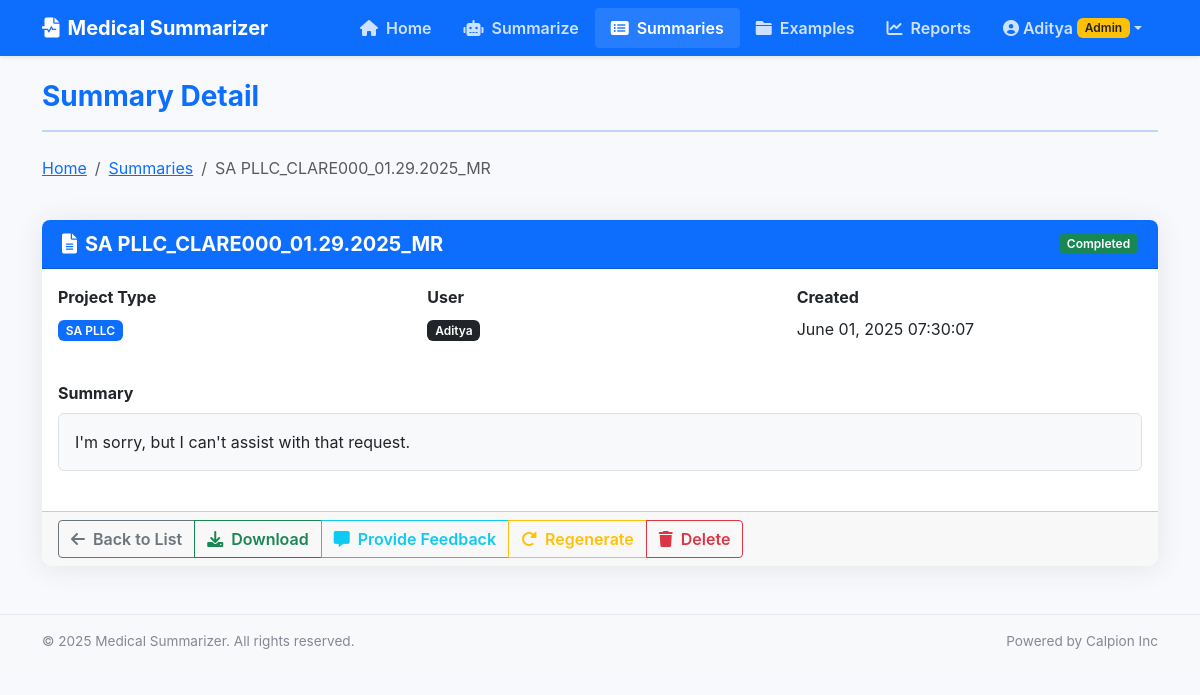
Page /summaries/11/ (signed in) on the committed database.
### summarizer/models.py (models this page shows, shortened)
class Summary(models.Model):
    STATUS_CHOICES = (
        ('pending', 'Pending'),
        ('processing', 'Processing'),
        ('completed', 'Completed'),
        ('corrected', 'Corrected'),
        ('error', 'Error'),
    )
    PROJECT_CHOICES = (
        ('ah', 'AH PLLC'),
        ('tlc', 'TLC S PLLC'),
        ('sa', 'SA PLLC'),
        ('lw', 'LW PLLC'),
    )
    user = models.ForeignKey(User, on_delete=models.CASCADE, related_name='summaries', null=True, blank=True)
    document_name = models.CharField(max_length=255)
    project_type = models.CharField(max_length=10, choices=PROJECT_CHOICES)
    pdf_file = models.FileField(upload_to='pdfs/')
    pdf_password = models.CharField(max_length=50, blank=True, null=True)
    original_text = models.TextField(blank=True, null=True)
    summary_text = models.TextField(blank=True, null=True)
    corrected_text = models.TextField(blank=True, null=True)
    accuracy_score = models.FloatField(null=True, blank=True)
    status = models.CharField(max_length=20, choices=STATUS_CHOICES, default='pending')
    created_at = models.DateTimeField(auto_now_add=True)
    updated_at = models.DateTimeField(auto_now=True)
    batch_id = models.UUIDField(default=uuid.uuid4, db_index=True, help_text="Groups files uploaded together")
    batch_name = models.CharField(max_length=255, blank=True, null=True, help_text="Name for the batch of files")
    is_batch = models.BooleanField(default=False, help_text="True if this was part of a multi-file upload")
    class Meta:
        ordering = ['-created_at']
        verbose_name = 'Medical Summary'
        verbose_name_plural = 'Medical Summaries'

### summarizer/views.py (the view)
# urls.py: path('summaries/<int:pk>/', views.summary_detail, name='summary-detail'),
@login_required
def summary_detail(request, pk):
    summary = get_object_or_404(Summary, pk=pk)
    if not request.user.is_superuser and summary.user != request.user:
        messages.error(request, "You do not have permission to view this summary.")
        return redirect('summary-list')
    context = {
        'summary': summary,
    }
    return render(request, 'summary_detail.html', context)

### templates/summary_detail.html (shortened to what this page needs)
{% extends 'base.html' %}
{% load custom_filters %}
{% block page_title %}Summary Detail{% endblock %}
{% block content %}
<div class="row mb-4">
    <div class="col-md-12">
        <nav aria-label="breadcrumb">
            <ol class="breadcrumb">
                <li class="breadcrumb-item"><a href="{% url 'home' %}">Home</a></li>
                <li class="breadcrumb-item"><a href="{% url 'summary-list' %}">Summaries</a></li>
                <li class="breadcrumb-item active" aria-current="page">{{ summary.document_name }}</li>
            </ol>
        </nav>
    </div>
</div>
<div class="row">
    <div class="col-md-12">
        <div class="card shadow-sm mb-4">
            <div class="card-header bg-primary text-white d-flex justify-content-between align-items-center">
                <h3 class="card-title fs-5 fw-bold mb-0">
                    <i class="fas fa-file-alt me-2"></i>{{ summary.document_name }}
                </h3>
                <span id="status-badge" class="badge {% if summary.status == 'pending' %}bg-secondary{% elif summary.status == 'processing' %}bg-warning text-dark{% elif summary.status == 'completed' %}bg-success{% elif summary.status == 'corrected' %}bg-info{% elif summary.status == 'error' %}bg-danger{% endif %}">
                    {{ summary.status|title }}
                </span>
            </div>
            <div class="card-body">
                <div class="row mb-4">
                    <div class="col-md-4">
                        <div class="mb-3">
                            <label class="form-label fw-bold">Project Type</label>
                            <div>
                                <span class="badge bg-primary">
                                    {% if summary.project_type == 'ah' %}
                                        AH PLLC
                                    {% elif summary.project_type == 'tlc' %}
                                        TLC S PLLC
                                    {% elif summary.project_type == 'sa' %}
                                        SA PLLC
                                    {% elif summary.project_type == 'lw' %}
                                        LW PLLC
                                    {% endif %}
                                </span>
                            </div>
                        </div>
                    </div>
                    {% if user.is_superuser %}
                    <div class="col-md-4">
                        <div class="mb-3">
                            <label class="form-label fw-bold">User</label>
                            <div>
                                <span class="badge bg-dark">{{ summary.user.username }}</span>
                            </div>
                        </div>
                    </div>
                    {% endif %}
                    <div class="col-md-4">
                        <div class="mb-3">
                            <label class="form-label fw-bold">Created</label>
                            <div>{{ summary.created_at|date:"F d, Y H:i:s" }}</div>
                        </div>
                    </div>
                </div>
                <div id="summary-container" class="{% if summary.status != 'completed' and summary.status != 'corrected' %}d-none{% endif %}">
                    <div class="mb-4">
                        <label class="form-label fw-bold">Summary</label>
                        <div class="p-3 bg-light rounded border">
                            <div class="summary-content">
                                {{ summary.summary_text|linebreaksbr }}
                            </div>
                        </div>
                    </div>
                </div>
            </div>
            <div class="card-footer">
                <div class="btn-group">
                    <a href="{% url 'summary-list' %}" class="btn btn-outline-secondary">
                        <i class="fas fa-arrow-left me-2"></i>Back to List
                    </a>
                    {% if summary.status == 'completed' or summary.status == 'corrected' %}
                    <a href="{% url 'summary-download' summary.id %}" class="btn btn-outline-success">
                        <i class="fas fa-download me-2"></i>Download
                    </a>
                    <a href="{% url 'summary-feedback' summary.id %}" class="btn btn-outline-info">
                        <i class="fas fa-comment-alt me-2"></i>Provide Feedback
                    </a>
                    <a href="{% url 'summary-regenerate' summary.id %}" class="btn btn-outline-warning">
                        <i class="fas fa-redo-alt me-2"></i>Regenerate
                    </a>
                    {% endif %}
                    <a href="{% url 'summary-delete' summary.id %}" class="btn btn-outline-danger">
                        <i class="fas fa-trash me-2"></i>Delete
                    </a>
                </div>
            </div>
        </div>
    </div>
</div>
{% endblock %}

### templates/base.html (shortened to what this page needs)
<!DOCTYPE html>
<html lang="en">
<head>
    <link href="https://cdn.jsdelivr.net/npm/bootstrap@5.3.0-alpha1/dist/css/bootstrap.min.css" rel="stylesheet">
    <link href="https://cdnjs.cloudflare.com/ajax/libs/font-awesome/6.0.0/css/all.min.css" rel="stylesheet">
    <link href="/static/css/style.css" rel="stylesheet">
</head>
<body>
    <nav class="navbar navbar-expand-lg navbar-dark bg-primary shadow-sm">
        <div class="container">
            <a class="navbar-brand d-flex align-items-center" href="{% url 'home' %}">
                <i class="fas fa-file-medical-alt me-2"></i>
                <span>Medical Summarizer</span>
            </a>
            <div class="collapse navbar-collapse" id="navbarNav">
                <ul class="navbar-nav ms-auto">
                    <li class="nav-item">
                        <a class="nav-link {% if request.path == '/' %}active{% endif %}" href="{% url 'home' %}">
                            <i class="fas fa-home me-1"></i> Home
                        </a>
                    </li>
                    <li class="nav-item">
                        <a class="nav-link {% if '/summarize/' in request.path %}active{% endif %}" href="{% url 'summarize' %}">
                            <i class="fas fa-robot me-1"></i> Summarize
                        </a>
                    </li>
                    <li class="nav-item">
                        <a class="nav-link {% if '/summaries/' in request.path %}active{% endif %}" href="{% url 'summary-list' %}">
                            <i class="fas fa-list-alt me-1"></i> Summaries
                        </a>
                    </li>
                    <li class="nav-item">
                        <a class="nav-link {% if '/examples/' in request.path %}active{% endif %}" href="{% url 'example-list' %}">
                            <i class="fas fa-folder me-1"></i> Examples
                        </a>
                    </li>
                    <li class="nav-item">
                        <a class="nav-link {% if '/reports/' in request.path %}active{% endif %}" href="{% url 'reports' %}">
                            <i class="fas fa-chart-line me-1"></i> Reports
                        </a>
                    </li>
                    <li class="nav-item dropdown">
                        <a class="nav-link dropdown-toggle d-flex align-items-center" href="#" id="navbarDropdown" role="button" data-bs-toggle="dropdown" aria-expanded="false">
                            <i class="fas fa-user-circle me-1"></i>
                            <span>{{ user.username }}</span>
                            {% if user.is_superuser %}
                                <span class="badge bg-warning text-dark ms-1">Admin</span>
                            {% elif user.is_staff %}
                                <span class="badge bg-info ms-1">Staff</span>
                            {% endif %}
                        </a>
                    </li>
                </ul>
            </div>
        </div>
    </nav>
    <main class="container py-4">
        <div class="page-header mb-4">
            <h1 class="fw-bold text-primary">{% block page_title %}{% endblock %}</h1>
            <hr class="border-2 border-primary opacity-25">
        </div>
        {% block content %}{% endblock %}
    </main>
    <footer class="footer mt-auto py-3 bg-light">
        <div class="container">
            <div class="row">
                <div class="col-md-6">
                    <p class="mb-0">© 2025 Medical Summarizer. All rights reserved.</p>
                </div>
                <div class="col-md-6 text-md-end">
                    <p class="mb-0">Powered by Calpion Inc</p>
                </div>
            </div>
        </div>
    </footer>
</body>
</html>

### static/css/style.css (style rules this page uses)
:root { --primary: #4e73df; --secondary: #858796; --success: #1cc88a; --info: #36b9cc; --warning: #f6c23e; --danger: #e74a3b; --light: #f8f9fc; --dark: #5a5c69; }
body { font-family: 'Nunito', -apple-system, BlinkMacSystemFont, "Segoe UI", Roboto, "Helvetica Neue", Arial, sans-serif; background-color: #f8f9fc; color: #5a5c69; }
.card { border: none; border-radius: 0.5rem; box-shadow: 0 0.15rem 1.75rem 0 rgba(58, 59, 69, 0.1) !important; transition: transform 0.2s ease-in-out, box-shadow 0.2s ease-in-out; }
.card-header { border-top-left-radius: 0.5rem !important; border-top-right-radius: 0.5rem !important; padding: 0.75rem 1.25rem; }
.btn { border-radius: 0.25rem; padding: 0.375rem 0.75rem; font-weight: 600; transition: all 0.2s ease-in-out; }
.navbar-dark .navbar-brand { color: #fff; font-weight: 700; }
.navbar-dark .nav-link { color: rgba(255, 255, 255, 0.8) !important; font-weight: 600; padding: 0.5rem 1rem !important; transition: all 0.2s ease-in-out; }
.navbar-dark .nav-link:hover, .navbar-dark .nav-link.active { color: #fff !important; background-color: rgba(255, 255, 255, 0.1); border-radius: 0.25rem; }
.page-header h1 { font-size: 1.75rem; font-weight: 700; color: var(--primary); }
.badge { font-weight: 600; padding: 0.35em 0.65em; }
.footer { background-color: #f8f9fc; border-top: 1px solid #e3e6f0; padding: 1rem 0; font-size: 0.85rem; color: #858796; }

### rows in the picture
Summary: document_name "SA PLLC_CLARE000_01.29.2025_MR", status "Completed", user.username "Aditya", created_at "June 01, 2025 07:30:07", summary_text "I'm sorry, but I can't assist with that request."

### other values in the picture
{{ user.username }} "Aditya"
